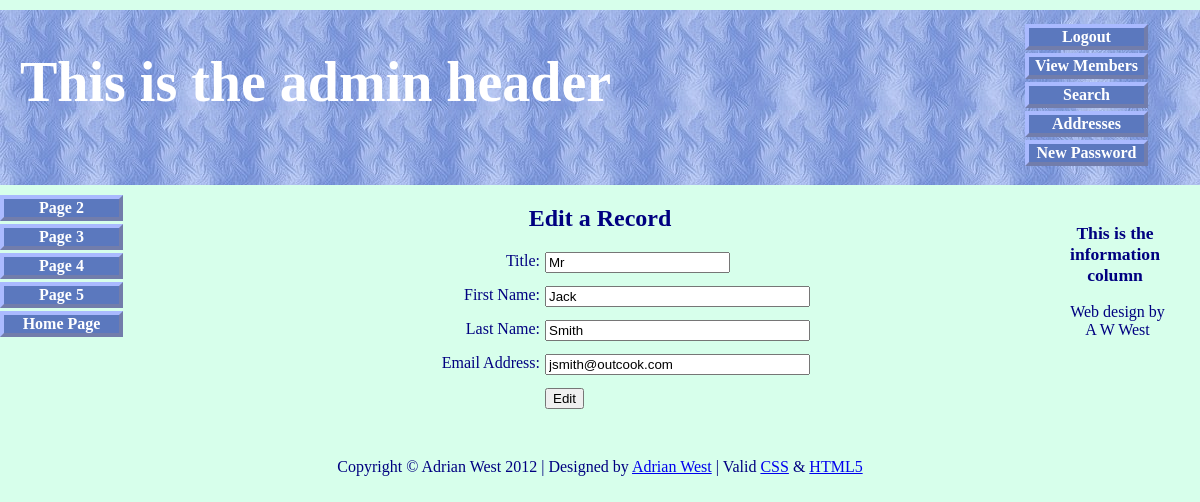
/edit_record.php?id=1 (signed in), run on the app's committed database.
### tables this page shows
CREATE TABLE IF NOT EXISTS `users` (
  `user_id` mediumint(6) unsigned NOT NULL AUTO_INCREMENT,
  `title` char(10) NOT NULL,
  `fname` varchar(30) NOT NULL,
  `lname` varchar(40) NOT NULL,
  `email` varchar(50) NOT NULL,
  `psword` char(40) NOT NULL,
  `uname` char(12) NOT NULL,
  `registration_date` datetime NOT NULL,
  `class` char(20) NOT NULL,
  `user_level` tinyint(2) unsigned NOT NULL,
  `addr1` varchar(50) NOT NULL,
  `addr2` varchar(50) DEFAULT NULL,
  `city` varchar(50) NOT NULL,
  `county` char(20) NOT NULL,
  `pcode` char(10) NOT NULL,
  `phone` char(11) DEFAULT NULL,
  `paid` enum('No','Yes') NOT NULL,
  PRIMARY KEY (`user_id`)
);

### edit_record.php (the view, shortened to what this page needs)
<!doctype html>
<html lang=en>
<head>
<link rel="stylesheet" type="text/css" href="includes.css">
</head>
<body>
<div id="container">
<?php include("includes/header-admin.php"); ?>
<?php include("includes/nav.php"); ?>
<?php include("includes/info-col.php"); ?>
<div id="content">
<h2>Edit a Record</h2>
<?php
if ( (isset($_GET['id'])) && (is_numeric($_GET['id'])) ) {
	$id = $_GET['id'];
} elseif ( (isset($_POST['id'])) && (is_numeric($_POST['id'])) ) {
	$id = $_POST['id'];
} else {
	echo '<p class="error">This page has been accessed in error.</p>';
	include ('footer.php');
	exit();
}
require ('mysqli_connect.php');
$q = "SELECT title, fname, lname, email FROM users WHERE user_id=$id";
$result = @mysqli_query ($dbcon, $q);
if (mysqli_num_rows($result) == 1) {
	$row = mysqli_fetch_array ($result, MYSQLI_NUM);
	echo '<form action="edit_record.php" method="post">
<p><label class="label" for="title">Title:</label><input class="fl-left" type="text" name="title" size="20" maxlength="20" value="' . $row[0] . '"></p>
<br><p><label class="label" for="fname">First Name:</label><input class="fl-left" id="fname" type="text" name="fname" size="30" maxlength="30" value="' . $row[1] . '"></p>
<br><p><label class="label" for="lname">Last Name:</label><input class="fl-left" id="lname" type="text" name="lname" size="30" maxlength="40" value="' . $row[2] . '"></p>
<br><p><label class="label" for="email">Email Address:</label><input class="fl-left" id="email" type="text" name="email" size="30" maxlength="50" value="' . $row[3] . '"></p>
<p>&nbsp;</p><p><input id="submit" type="submit" name="submit" value="Edit"></p>
<br><input type="hidden" name="id" value="' . $id . '" ><br>
</form>';
} else {
	echo '<p class="error">This page has been accessed in error.</p>';
}
include ('includes/footer.php');
?>
</div>
</div>
</body>
</html>

### includes.css (style rules this page uses)
h2 { font-size:150%; color:navy; text-align:center; }
#container { position:relative; min-width:960px; max-width:1200px; margin:auto; text-align:left; }
#content { margin-left:150px; margin-right:150px; }
form { margin-left:180px; }
.label { float:left; width:210px; text-align:right; clear:left; margin-right:5px; }
#submit { margin-left:215px; text-align:center; }

### edit_record.php (style rules this page uses)
p { text-align:center; }
input.fl-left { float:left; }
#submit { float:left; }

### data on the page
users: title "Mr", fname "Jack", lname "Smith", email "jsmith@outcook.com"
